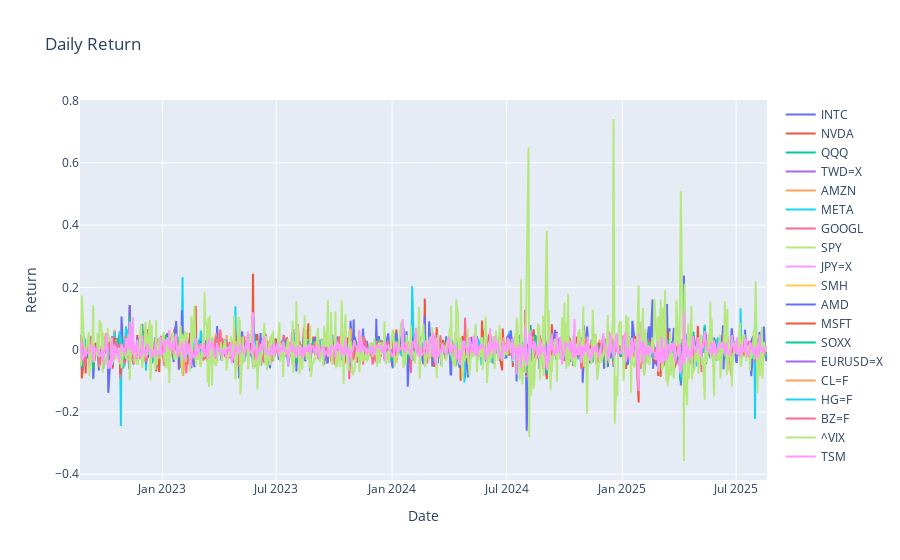

The cell this chart's notebook holds for it:
### Code cell
fig_ret = go.Figure()

for name, df in dfs.items():
    fig_ret.add_trace(
        go.Scatter(
            x=df.index,
            y=df['daily_return'],
            mode='lines',
            name=name,
        )
    )

fig_ret.update_layout(title='Daily Return ', xaxis_title='Date', yaxis_title='Return')
fig_ret.show()

### Figure 1 — Plotly figure (JSON) as saved in the notebook; plotly's stock layout.template omitted (floating-point values rounded to 4 significant figures; data arrays with more than 128 entries replaced by an {"elided": "..."} marker saying what was removed)
{"data": [{"mode": "lines", "name": "INTC", "type": "scatter", "x": {"elided": "749 str values"}, "y": {"elided": "749 float values"}}, {"mode": "lines", "name": "NVDA", "type": "scatter", "x": {"elided": "749 str values"}, "y": {"elided": "749 float values"}}, {"mode": "lines", "name": "QQQ", "type": "scatter", "x": {"elided": "749 str values"}, "y": {"elided": "749 float values"}}, {"mode": "lines", "name": "TWD=X", "type": "scatter", "x": {"elided": "778 str values"}, "y": {"elided": "778 float values"}}, {"mode": "lines", "name": "AMZN", "type": "scatter", "x": {"elided": "749 str values"}, "y": {"elided": "749 float values"}}, {"mode": "lines", "name": "META", "type": "scatter", "x": {"elided": "749 str values"}, "y": {"elided": "749 float values"}}, {"mode": "lines", "name": "GOOGL", "type": "scatter", "x": {"elided": "749 str values"}, "y": {"elided": "749 float values"}}, {"mode": "lines", "name": "SPY", "type": "scatter", "x": {"elided": "749 str values"}, "y": {"elided": "749 float values"}}, {"mode": "lines", "name": "JPY=X", "type": "scatter", "x": {"elided": "778 str values"}, "y": {"elided": "778 float values"}}, {"mode": "lines", "name": "SMH", "type": "scatter", "x": {"elided": "749 str values"}, "y": {"elided": "749 float values"}}, {"mode": "lines", "name": "AMD", "type": "scatter", "x": {"elided": "749 str values"}, "y": {"elided": "749 float values"}}, {"mode": "lines", "name": "MSFT", "type": "scatter", "x": {"elided": "749 str values"}, "y": {"elided": "749 float values"}}, {"mode": "lines", "name": "SOXX", "type": "scatter", "x": {"elided": "749 str values"}, "y": {"elided": "749 float values"}}, {"mode": "lines", "name": "EURUSD=X", "type": "scatter", "x": {"elided": "778 str values"}, "y": {"elided": "778 float values"}}, {"mode": "lines", "name": "CL=F", "type": "scatter", "x": {"elided": "751 str values"}, "y": {"elided": "751 float values"}}, {"mode": "lines", "name": "HG=F", "type": "scatter", "x": {"elided": "752 str values"}, "y": {"elided": "752 float values"}}, {"mode": "lines", "name": "BZ=F", "type": "scatter", "x": {"elided": "752 str values"}, "y": {"elided": "752 float values"}}, {"mode": "lines", "name": "^VIX", "type": "scatter", "x": {"elided": "749 str values"}, "y": {"elided": "749 float values"}}, {"mode": "lines", "name": "TSM", "type": "scatter", "x": {"elided": "749 str values"}, "y": {"elided": "749 float values"}}], "layout": {"title": {"text": "Daily Return "}, "xaxis": {"title": {"text": "Date"}}, "yaxis": {"title": {"text": "Return"}}}}
